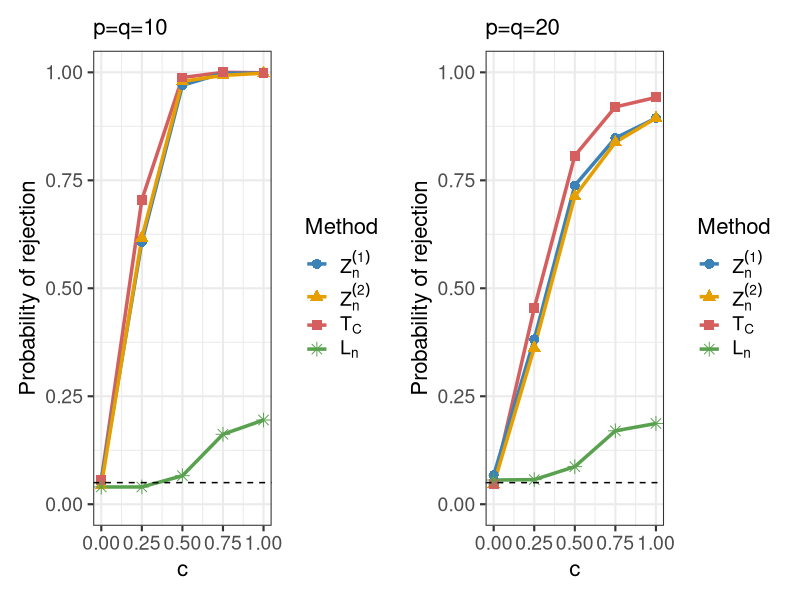
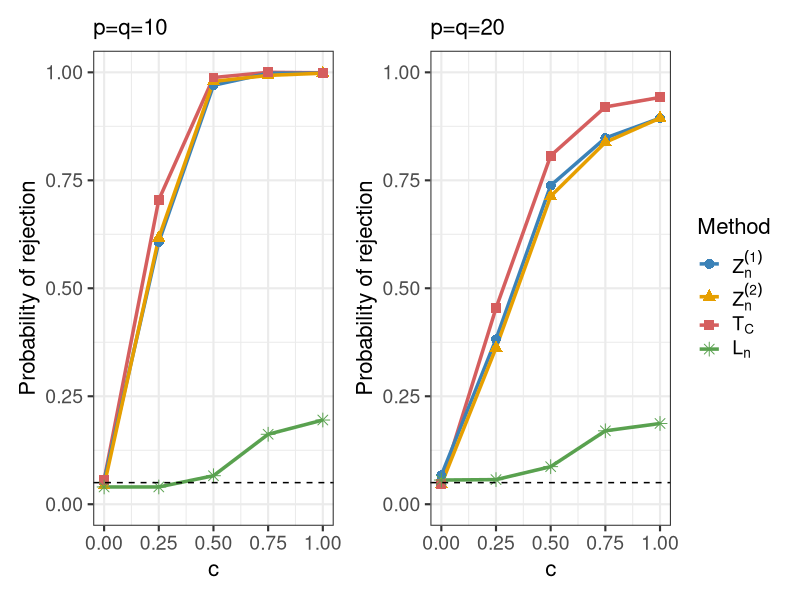

Reproduce these figures in R, in order.
library(ggplot2)
library(patchwork)

df <- data.frame(
  c = rep(c(0, 0.25, 0.5, 0.75, 1), times = 8),
  value = c(
    # n=800, d=s=10：Z1, Z2, CCT, Ln
    0.055, 0.607, 0.970, 0.998, 0.998,
    0.043, 0.617, 0.979, 0.993, 0.998,
    0.056, 0.705, 0.988, 1.000, 0.999,
    0.040, 0.040, 0.066, 0.162, 0.195,
    
    # n=800, d=s=20：Z1, Z2, CCT, Ln
    0.067, 0.382, 0.738, 0.848, 0.894,
    0.046, 0.362, 0.713, 0.838, 0.894,
    0.047, 0.454, 0.807, 0.920, 0.942,
    0.056, 0.057, 0.087, 0.170, 0.187
  ),
  Method = rep(c("Z1", "Z2", "Tc", "Ln"), each = 5, times = 2),
  scenario = rep(c("d10", "d20"), each = 20)
)

# ==============================
# 字体大小参数
# ==============================
base_size        <- 16  # theme_bw 的基础字体大小
title_size       <- 16  # 子图标题字体大小
axis_title_size  <- 16  # 横纵坐标标题字体大小
axis_text_size   <- 14  # 坐标轴刻度字体大小
legend_text_size <- 14  # 图例文字字体大小
legend_title_size <- 16 # 图例标题字体大小

# ==============================
# 颜色
# ==============================
my_cols <- c(
  "Z1" = "#3B82B8",
  "Z2" = "#E69F00",
  "Tc" = "#D55E5E",
  "Ln" = "#59A14F"
)

# ==============================
# 线型
# ==============================
my_linetypes <- c(
  "Z1" = "solid",
  "Z2" = "solid",
  "Tc" = "solid",
  "Ln" = "solid"
)

# ==============================
# 点的形状
# ==============================
my_shapes <- c(
  "Z1" = 16,   # 圆点
  "Z2" = 17,   # 三角形
  "Tc" = 15,   # 方块
  "Ln" = 8     # 星形
)

# 图例标签
my_labels <- c(
  expression(Z[n]^{(1)}),
  expression(Z[n]^{(2)}),
  expression(T[C]),
  expression(L[n])
)


# ==============================
# d=10 图
# ==============================
p1 <- ggplot(
  subset(df, scenario == "d10"),
  aes(
    x = c, y = value,
    color = Method,
    linetype = Method,
    shape = Method
  )
) +
  geom_line(linewidth = 1.2) +
  geom_point(size = 3) +
  scale_color_manual(
    values = my_cols,
    breaks = c("Z1", "Z2", "Tc", "Ln"),
    labels = my_labels
  ) + 
  scale_linetype_manual(
    values = my_linetypes,
    breaks = c("Z1", "Z2", "Tc", "Ln"),
    labels = my_labels
  ) +
  scale_shape_manual(
    values = my_shapes,
    breaks = c("Z1", "Z2", "Tc", "Ln"),
    labels = my_labels
  ) +
  # 5% 显著性水平
  geom_hline(yintercept = 0.05, linetype = "dashed") +
  scale_x_continuous(breaks = c(0, 0.25, 0.5, 0.75, 1)) +
  scale_y_continuous(limits = c(0, 1)) +
  labs(
    x = "c",   
    y = "Probability of rejection",
    title = "p=q=10"
  ) +
  theme_bw(base_size = base_size) +
  theme(
    plot.title   = element_text(size = title_size),        # 子图标题
    axis.title   = element_text(size = axis_title_size),   # 横纵坐标标题
    axis.text    = element_text(size = axis_text_size),    # 坐标轴刻度
    legend.text  = element_text(size = legend_text_size),  # 图例文字
    legend.title = element_text(size = legend_title_size)  # 图例标题
    # panel.grid = element_blank()   # 去掉网格线
    
  )

# ==============================
# d=20 图
# ==============================
p2 <- ggplot(
  subset(df, scenario == "d20"),
  aes(
    x = c, y = value,
    color = Method,
    linetype = Method,
    shape = Method
  )
) +
  geom_line(linewidth = 1.2) +
  geom_point(size = 3) +
  scale_color_manual(
    values = my_cols,
    breaks = c("Z1", "Z2", "Tc", "Ln"),
    labels = my_labels
  ) + 
  scale_linetype_manual(
    values = my_linetypes,
    breaks = c("Z1", "Z2", "Tc", "Ln"),
    labels = my_labels
  ) +
  scale_shape_manual(
    values = my_shapes,
    breaks = c("Z1", "Z2", "Tc", "Ln"),
    labels = my_labels
  ) +
  # 5% 显著性水平
  geom_hline(yintercept = 0.05, linetype = "dashed") +
  scale_x_continuous(breaks = c(0, 0.25, 0.5, 0.75, 1)) +
  scale_y_continuous(limits = c(0, 1)) +
  labs(
    x = "c",
    y = "Probability of rejection",
    title = "p=q=20"
  ) +
  theme_bw(base_size = base_size) +
  theme(
    plot.title   = element_text(size = title_size),        # 子图标题
    axis.title   = element_text(size = axis_title_size),   # 横纵坐标标题
    axis.text    = element_text(size = axis_text_size),    # 坐标轴刻度
    legend.text  = element_text(size = legend_text_size),  # 图例文字
    legend.title = element_text(size = legend_title_size)  # 图例标题
    # panel.grid = element_blank()   # 去掉网格线
    
  )



# ==============================
# 拼接（横向）
# ==============================
p1 + p2


setwd("/plot/cos(2t_val)/")

p_final <- (p1 + p2) + plot_layout(guides = "collect")
 
ggsave(
  filename = "power_plot_cos(2t_val).pdf",
  plot = p_final,
  width = 12,
  height = 5,
  units = "in",
  device = cairo_pdf   # 字体更清晰
)
